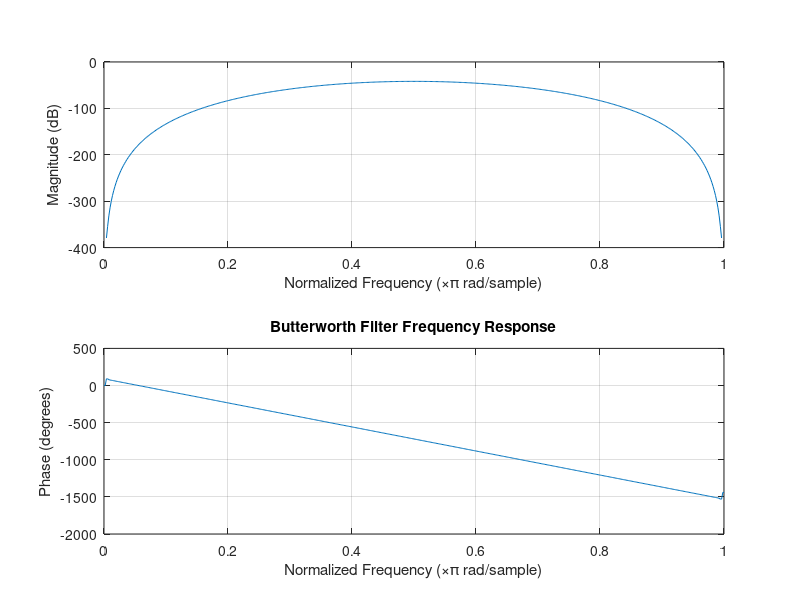
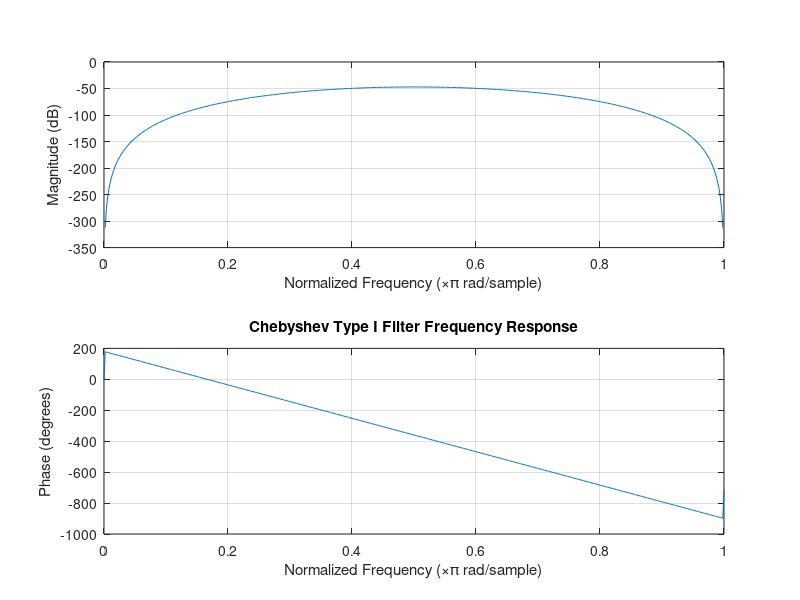
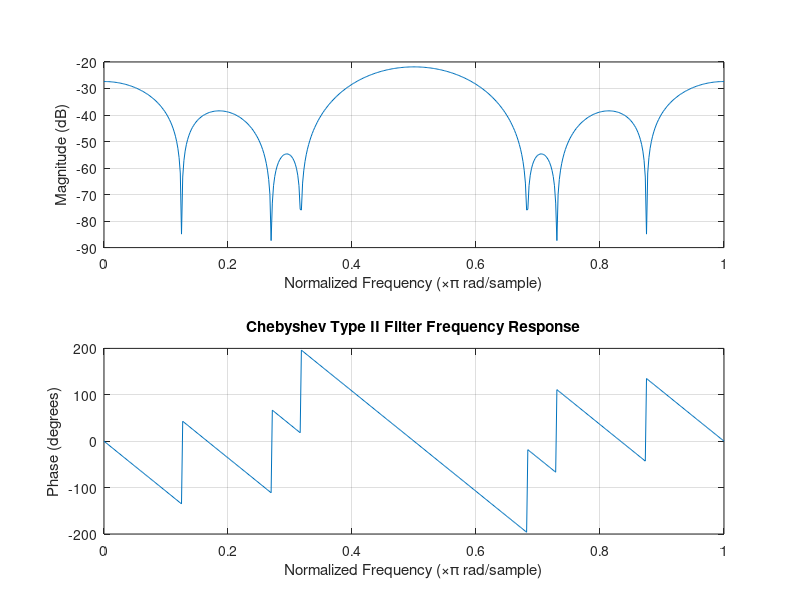
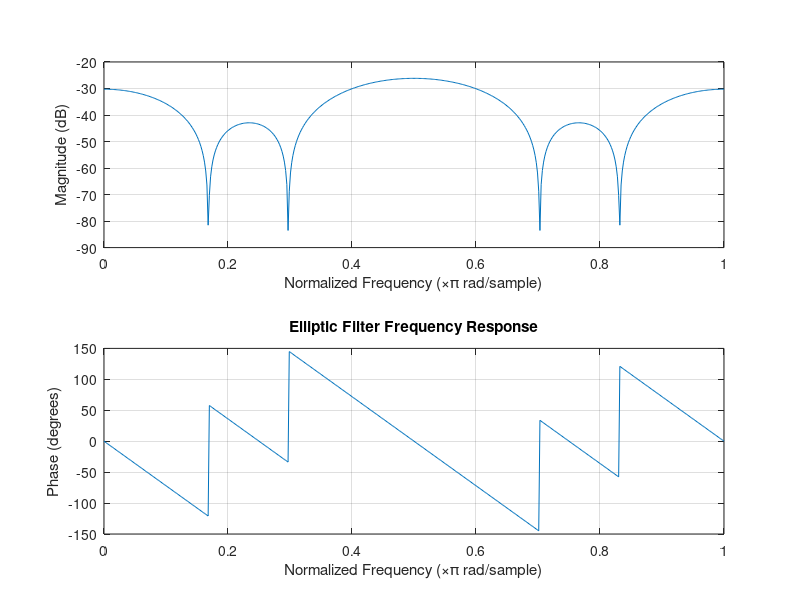

Write the MATLAB code that produced these figures, in order.
% Sampling rate and cutoff frequencies
Fs = 7000;
Fpass1 = 1400;
Fpass2 = 2100;
Fstop1 = 1050;
Fstop2 = 2450;

% Pass band ripple and minimum stop band attenuation
Rp = 0.4;
Rs = 50;

% Design Butterworth filter
[n,Wn] = buttord([Fpass1 Fpass2]/(Fs/2), [Fstop1 Fstop2]/(Fs/2), Rp, Rs);
b_butter = butter(n,Wn);
a_butter = 1;

% Design Chebyshev Type I filter
[n,Wn] = cheb1ord([Fpass1 Fpass2]/(Fs/2), [Fstop1 Fstop2]/(Fs/2), Rp, Rs);
b_cheby1 = cheby1(n,Rp,Wn);
a_cheby1 = 1;

% Design Chebyshev Type II filter
[n,Wn] = cheb2ord([Fpass1 Fpass2]/(Fs/2), [Fstop1 Fstop2]/(Fs/2), Rp, Rs);
b_cheby2 = cheby2(n,Rs,Wn);
a_cheby2 = 1;

% Design Elliptic filter
[n,Wn] = ellipord([Fpass1 Fpass2]/(Fs/2), [Fstop1 Fstop2]/(Fs/2), Rp, Rs);
b_ellip = ellip(n,Rp,Rs,Wn);
a_ellip = 1;

% Plot frequency response of Butterworth filter
figure;
freqz(b_butter,a_butter);
title('Butterworth Filter Frequency Response');

% Plot frequency response of Chebyshev Type I filter
figure;
freqz(b_cheby1,a_cheby1);
title('Chebyshev Type I Filter Frequency Response');

% Plot frequency response of Chebyshev Type II filter
figure;
freqz(b_cheby2,a_cheby2);
title('Chebyshev Type II Filter Frequency Response');

% Plot frequency response of Elliptic filter
figure;
freqz(b_ellip,a_ellip);
title('Elliptic Filter Frequency Response');
